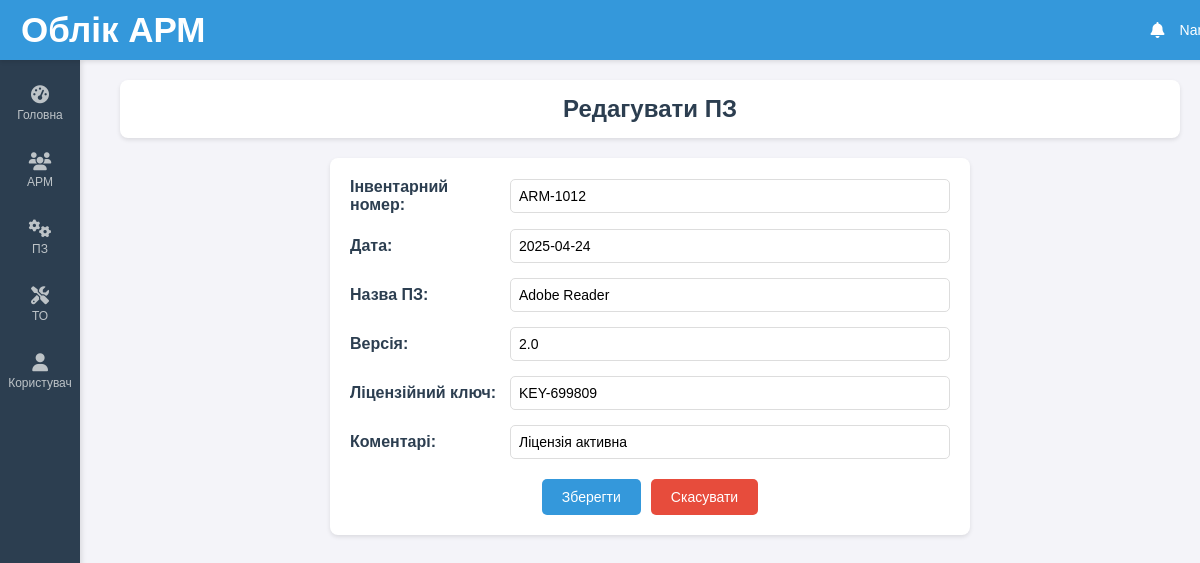
Before: /edit_software/27 with the older database file.
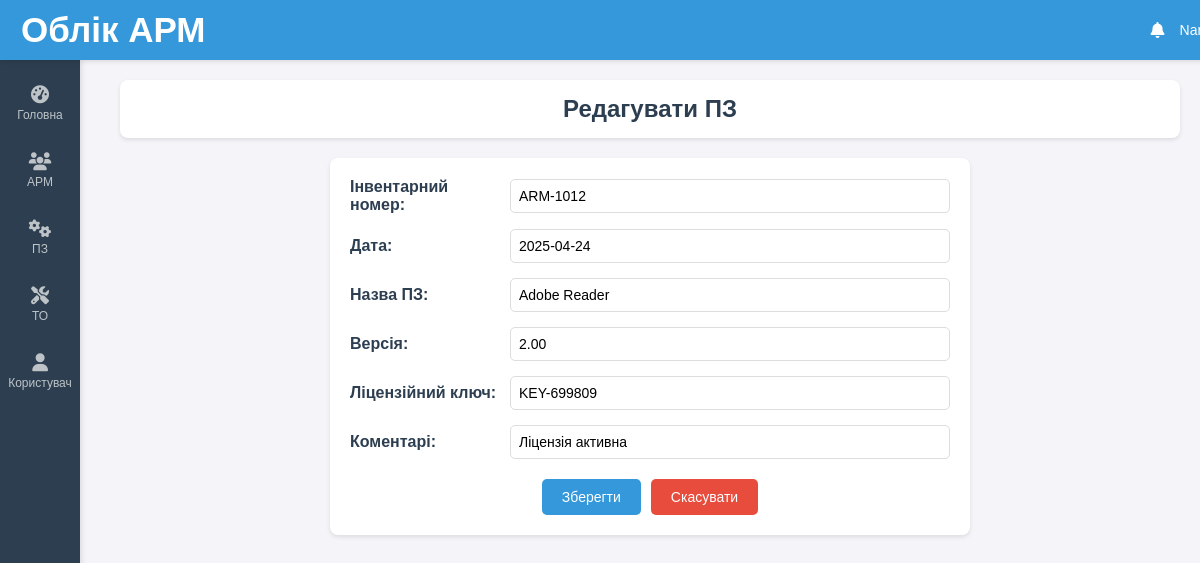
After: the same page with the newer database file.
### tables this page shows
CREATE TABLE software (
    id INTEGER PRIMARY KEY AUTOINCREMENT,
    inventory_number TEXT,
    date TEXT,
    software_name TEXT,
    version TEXT,
    license_key TEXT,
    comments TEXT
);

### routes.py (the view, shortened to what this page needs)
@main_bp.route('/edit_software/<int:software_id>', methods=['GET', 'POST'])
def edit_software(software_id):
    try:
        software = get_software_by_id(software_id)
        inventory_numbers = get_inventory_numbers()
        if not software:
            return "ПЗ не знайдено", 404
        return render_template('edit_software.html', software=software, inventory_numbers=inventory_numbers)
    except Exception as e:
        return f"Помилка: {e}", 500

### db.py (called while the page is built)
def get_db_connection():
    try:
        conn = sqlite3.connect('workplaces.db')
        conn.row_factory = sqlite3.Row
        return conn
    except sqlite3.Error as e:
        raise Exception(f"Помилка підключення до бази даних: {e}")

def get_inventory_numbers():
    conn = get_db_connection()
    try:
        cursor = conn.cursor()
        cursor.execute('SELECT inventory_number FROM workplaces')
        return [row['inventory_number'] for row in cursor.fetchall()]
    except sqlite3.Error as e:
        raise Exception(f"Помилка отримання інвентарних номерів: {e}")
    finally:
        conn.close()

def get_software_by_id(software_id):
    conn = get_db_connection()
    try:
        cursor = conn.cursor()
        cursor.execute('SELECT * FROM software WHERE id = ?', (software_id,))
        return cursor.fetchone()
    except sqlite3.Error as e:
        raise Exception(f"Помилка отримання ПЗ за ID {software_id}: {e}")
    finally:
        conn.close()

### templates/edit_software.html (shortened to what this page needs)
{% extends "base.html" %}
{% block content %}
    <div class="header">
        <h1>Редагувати ПЗ</h1>
    </div>
    <div class="form-container">
        <form method="POST" action="/edit_software/{{ software['id'] }}">
            <div class="form-group">
                <label for="inventory_number">Інвентарний номер:</label>
                <input type="text" id="inventory_number" name="inventory_number" list="inventory_numbers" value="{{ software['inventory_number'] }}" required>
            </div>
            <div class="form-group">
                <label for="software_date">Дата:</label>
                <input type="text" id="software_date" name="software_date" value="{{ software['date'] }}" required>
            </div>
            <div class="form-group">
                <label for="software_name">Назва ПЗ:</label>
                <input type="text" id="software_name" name="software_name" value="{{ software['software_name'] }}" required>
            </div>
            <div class="form-group">
                <label for="version">Версія:</label>
                <input type="text" id="version" name="version" value="{{ software['version'] }}" required>
            </div>
            <div class="form-group">
                <label for="license_key">Ліцензійний ключ:</label>
                <input type="text" id="license_key" name="license_key" value="{{ software['license_key'] }}">
            </div>
            <div class="form-group">
                <label for="software_comments">Коментарі:</label>
                <input type="text" id="software_comments" name="software_comments" value="{{ software['comments'] }}">
            </div>
            <div class="form-buttons">
                <button type="submit" class="submit-btn">Зберегти</button>
                <a href="/software" class="cancel-btn">Скасувати</a>
            </div>
        </form>
    </div>
{% endblock %}

Changed rows visible on the page:
changed software "ARM-1012": version "2.0" → "2.00"
